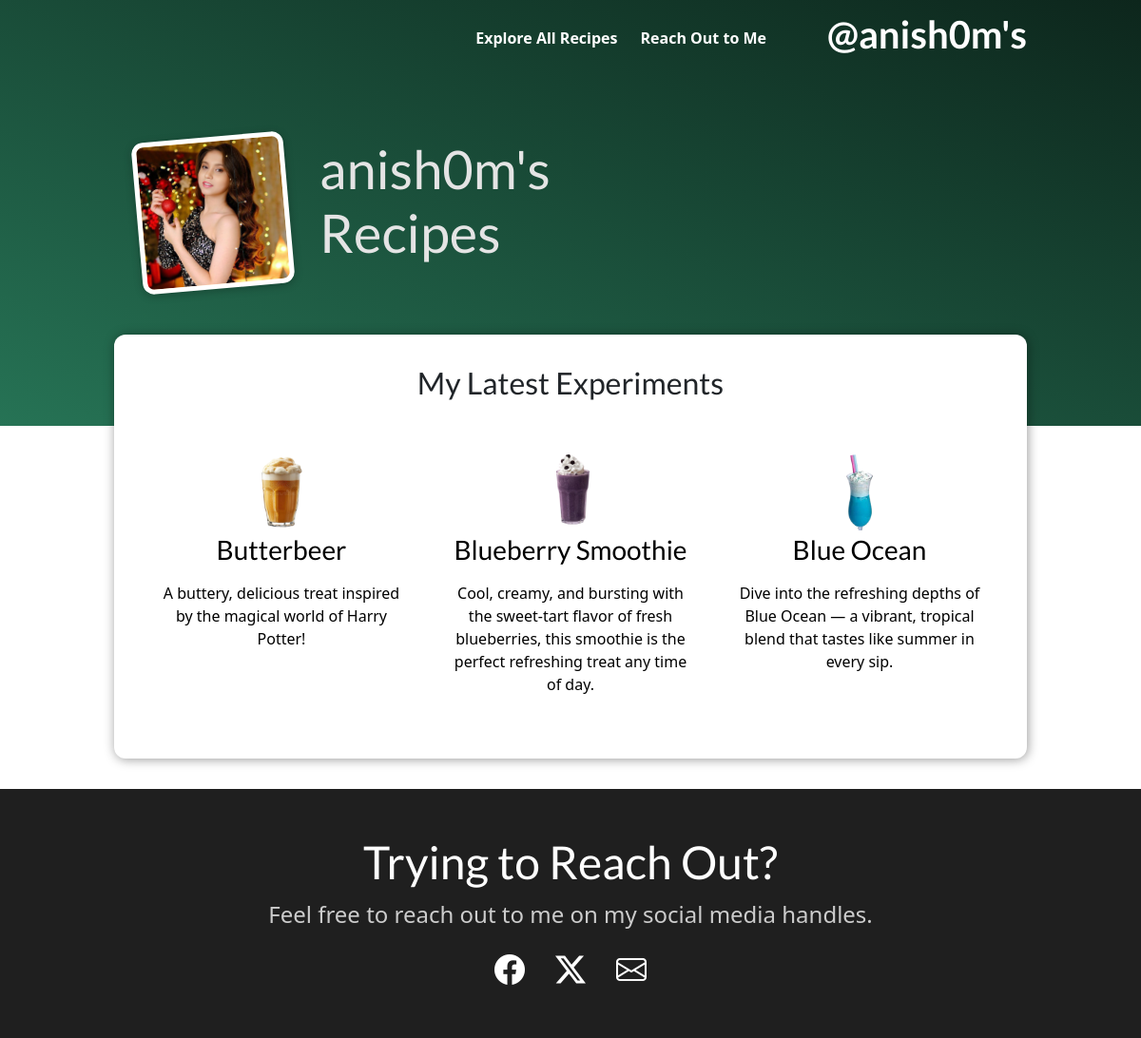
The app's page /recipes/ with its own data.
### recipes/models.py (models this page shows, shortened)
class Recipe(models.Model):
    title = models.CharField(max_length=150)
    excerpt = models.CharField(max_length=200)
    image = models.ImageField(upload_to="recipes", null=True)
    cover = models.ImageField(upload_to="recipes/covers", null=True)
    date = models.DateField(auto_now=True)
    slug = models.SlugField(unique=True, db_index=True)
    description = models.TextField(validators=[MinLengthValidator(10)], null=True, blank=True)
    steps = models.TextField(validators=[MinLengthValidator(10)])
    no_of_ingredients = models.IntegerField(default=0, editable=False)
    search_filter = models.ManyToManyField(SearchFilter)

### recipes/views.py (the view)
# urls.py: path("", views.StartingPageView.as_view(), name="starting-page"),
class StartingPageView(ListView):
    template_name = "recipes/index.html"
    model = Recipe
    ordering = ["-date"]
    context_object_name = "recipes"
    def get_queryset(self):
        queryset = super().get_queryset()
        data = queryset[:3]
        return data

### recipes/templates/recipes/index.html (shortened to what this page needs)
{% extends "base.html" %}
{% load static %}
{% block css_files %}
  <link rel="stylesheet" href="{% static "/recipes/index.css" %}"/>
  <link rel="stylesheet" href="{% static "/recipes/recipe.css" %}"/>
{% endblock  %}
{% block navbar %}
  <nav class="navbar navbar-expand-md navbar-light">
    <ul class="navbar-nav">
      <li class="nav-item">
        <a class="nav-link" href="{% url "recipes-page" %}">Explore All Recipes</a>
      </li>
    </ul>
  </nav>
{% endblock %}
{% block content %}
  <section id="welcome">
    <header>
      <img src="{% static "images/anish0m.jpeg" %}" alt="anish0m - The Baker"/>
      <h2>anish0m's Recipes</h2>
    </header>
  </section>
  <section id="latest-recipes">
    <h2>My Latest Experiments</h2>
    <ul>
      {% for recipe in recipes %}
        {% include "recipes/includes/recipe.html" %}
      {% endfor %}
    </ul>
  </section>
{% endblock %}

### recipes/templates/recipes/includes/recipe.html
<li>
  <article class="recipe">
    <a href="{% url "recipe-detail-page" recipe.slug %}">
      <img src="{{ recipe.image.url }}" alt="{{ recipe.title }}"/>
      <div class="recipe__content">
        <h3>{{ recipe.title }}</h3>
        <p>{{ recipe.excerpt|linebreaks }}</p>
      </div>
    </a>
  </article>
</li>

### static/app.css (style rules this page uses)
* { box-sizing: border-box; }
html { font-family: 'Open Sans', 'Lato', sans-serif; }
body { margin: 0; }
h1, h2, h3 { font-family: 'Lato', sans-serif; font-weight: bold; }
#main-navigation a { text-decoration: none; color: white; font-weight: bold; margin-left: 1rem; }

### recipes/static/recipes/index.css (style rules this page uses)
#welcome { background: linear-gradient(to right top, #267355, #0D261C); padding: 6rem 12%; }
#welcome header { display: flex; align-items: flex-start; margin: 3rem auto; }
#welcome img { width: 10rem; height: 10rem; object-fit: cover; object-position: top; border: 5px solid white; border-radius: 12px; background-color: #ffe1bf; transform: rotateZ(-5deg); box-shadow: 0 2px 8px rgba(0, 0, 0, 0.25); }
#welcome h2 { font-size: 3.5rem; margin: 0 0 0 2rem; color: #e4e4e4; width: 10rem; }
#latest-recipes { background-color: white; padding: 2rem; border-radius: 12px; width: 60rem; margin: -6rem auto 2rem auto; box-shadow: 1px 1px 12px rgba(0, 0, 0, 0.4); }
#latest-recipes h2 { text-align: center; margin-bottom: 2.5rem; }
#latest-recipes ul { list-style: none; margin: 0; padding: 0; display: flex; gap: 1rem; }
#latest-recipes li { flex: 1; }

### recipes/static/recipes/recipe.css (style rules this page uses)
.recipe { display: flex; flex-direction: column; align-items: center; text-align: center; }
.recipe a { height: 19rem; text-decoration: none; color: black; transition: all 0.2s ease; padding: 1rem; }
.recipe img { width: 5rem; height: 5rem; object-fit: cover; border-radius: 50%; }
.recipe h3 { margin: 0.25rem 0; }

### records on screen
Recipe: image (picture), title "Butterbeer", excerpt "A buttery, delicious treat inspired by the magical world of Harry Potter!"
Recipe: image (picture), title "Blueberry Smoothie", excerpt "Cool, creamy, and bursting with the sweet-tart flavor of fresh blueberries, this smoothie is the perfect refreshing treat any time of day."
Recipe: image (picture), title "Blue Ocean", excerpt "Dive into the refreshing depths of Blue Ocean — a vibrant, tropical blend that tastes like summer in every sip."
